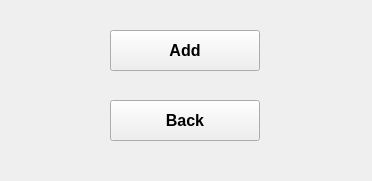
<?xml version="1.0" encoding="UTF-8"?>
<ui version="4.0">
 <class>Form</class>
 <widget class="QWidget" name="Form">
  <property name="geometry">
   <rect>
    <x>0</x>
    <y>0</y>
    <width>372</width>
    <height>181</height>
   </rect>
  </property>
  <property name="minimumSize">
   <size>
    <width>372</width>
    <height>181</height>
   </size>
  </property>
  <property name="maximumSize">
   <size>
    <width>372</width>
    <height>181</height>
   </size>
  </property>
  <property name="windowTitle">
   <string>自动绘画UI</string>
  </property>
  <widget class="QPushButton" name="add_btn">
   <property name="geometry">
    <rect>
     <x>110</x>
     <y>30</y>
     <width>150</width>
     <height>41</height>
    </rect>
   </property>
   <property name="font">
    <font>
     <family>Arial</family>
     <pointsize>12</pointsize>
     <weight>75</weight>
     <bold>true</bold>
    </font>
   </property>
   <property name="text">
    <string>Add</string>
   </property>
  </widget>
  <widget class="QPushButton" name="back_btn">
   <property name="geometry">
    <rect>
     <x>110</x>
     <y>100</y>
     <width>150</width>
     <height>41</height>
    </rect>
   </property>
   <property name="font">
    <font>
     <family>Arial</family>
     <pointsize>12</pointsize>
     <weight>75</weight>
     <bold>true</bold>
    </font>
   </property>
   <property name="text">
    <string>Back</string>
   </property>
  </widget>
 </widget>
 <resources/>
 <connections/>
</ui>
